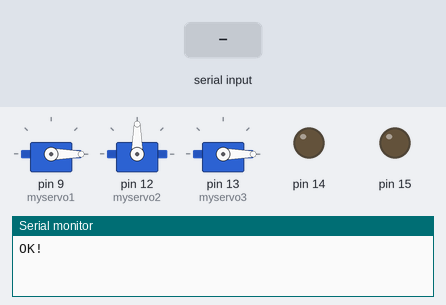
The sketch below on a simulated Arduino Uno, built with avr-gcc and run on an emulated ATmega328P. On the bench: 3 × servo, output pins drawn as LEDs (lit = HIGH), the last lines printed to the serial monitor. Dashed ring = blinking. The test bench sets the inputs (shaded band).

Above: at 1.2 s.
1.3 s: "D" received over Serial
At 1.7 s:
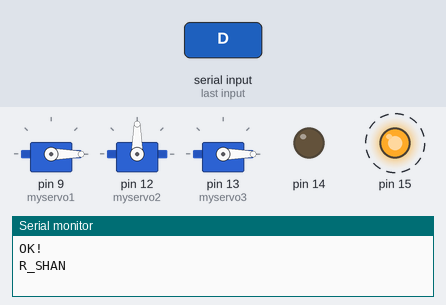
Timing chart, 0 to 10.3 s (numbered marks = the images above; inputs shaded):
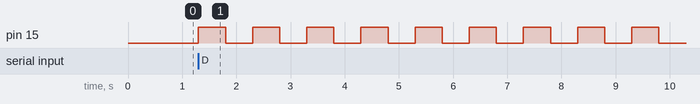

The sketch:

index.ino
```cpp
/*
 * @Author: liboqian
 * @Date: 2021-01-02 16:08:32
 * @LastEditTime: 2021-01-02 17:22:31
 * @LastEditors: Please set LastEditors
 * @Description: 智能车arduino部分，详细信息见readme.md
 * @FilePath: \index\index.ino
 */

#include "Arduino.h"
#include "Servo.h"
#include "SoftwareSerial.h"
#include "DFRobotDFPlayerMini.h"

struct CheDeng
{
    int LED;
} Left, Right;

SoftwareSerial mySoftwareSerial(10, 11); // 虚拟串口（RX, TX）
DFRobotDFPlayerMini myDFPlayer;
void printDetail(uint8_t type, int value);
char inByte = 0;  //每次读取的字符
String temp = ""; //字符累加量
int angle = 0;    //角度值
int pos = 0, i = 0;
uint8_t state = 0x0;

Servo myservo1; //雨刷 pin9
Servo myservo2; //摄像头平台 pin12
Servo myservo3; //反光镜 pin13

void setup()
{
    Left.LED = 14;
    Right.LED = 15;
    mySoftwareSerial.begin(9600);
    Serial.begin(115200); //串口通讯波特率115200
    pinMode(Left.LED, OUTPUT);
    pinMode(Right.LED, OUTPUT);
    digitalWrite(Left.LED, LOW); //LOW状态指示灯灭
    digitalWrite(Right.LED, LOW);
    myservo1.attach(9);
    myservo2.attach(12);
    myservo3.attach(13);

    myservo1.write(0); //舵机初始化
    myservo2.write(90);
    myservo3.write(0);

    //正式运行时取消注释
    // if (!myDFPlayer.begin(mySoftwareSerial))
    // {
    //     Serial.println(F("error!"));
    //     while (true)
    //     {
    //         delay(0);
    //     }
    // }

    Serial.println(F("OK!"));
    myDFPlayer.volume(25); //设置音量，默认25
}

void loop()
{
    temp = "";
    while (Serial.available() > 0)
    {
        inByte = Serial.read(); //读取数据，串口一次只能读1个字符
        temp += inByte;         //把读到的字符存进临时变量里面缓存，
    }

    if (temp[0] >= '0' && temp[0] <= '9') //判断是否是角度
    {
        angle = temp.toInt();  //把变量字符串类型转成整型
        Serial.println(angle); //输出数据到串口上，以便观察
        myservo2.write(angle);
    }
    if (temp[0] == 'A') //开车灯
    {
        digitalWrite(Left.LED, HIGH);
        digitalWrite(Right.LED, HIGH);
        state = 0x1;
        Serial.println("ON");
    }
    if (temp[0] == 'B') //关车灯
    {
        digitalWrite(Left.LED, LOW);
        digitalWrite(Right.LED, LOW);
        state = 0x0;
        Serial.println("OFF");
    }
    if (temp[0] == 'J') //后视镜关
    {
        for (pos = 0; pos <= 90; pos += 1)
        {
            myservo3.write(pos);
            delay(5);
        }
    }
    if (temp[0] == 'K') //后视镜开
    {
        for (pos = 90; pos <= 0; pos -= 1)
        {
            myservo3.write(pos);
            delay(5);
        }
    }
    if (temp[0] == 'C') //左转向灯
    {
        uint8_t pinState = state;
        Serial.println("L_SHAN");
        for(int i=0;i<=10;i++)
        {
            digitalWrite(Left.LED, ~pinState);
            delay(500);
            digitalWrite(Left.LED, pinState);
            delay(500);
        }
    }
    if (temp[0] == 'D') //右转向灯
    {
        uint8_t pinState = state;
        Serial.println("R_SHAN");
        for(int i=0;i<=10;i++)
        {
            digitalWrite(Right.LED, ~pinState);
            delay(500);
            digitalWrite(Right.LED, pinState);
            delay(500);
        }
    }
    if (temp[0] == 'p') //暂停
    {
        myDFPlayer.pause();
        Serial.println("pause");
    }
    if (temp[0] == 's') //开始播放
    {
        myDFPlayer.start();
        Serial.println("start");
    }
    if (temp[0] == 'n') //下一首
    {
        myDFPlayer.next();
        Serial.println("next");
    }
    if (temp[0] == 'r') //上一首
    {
        myDFPlayer.previous();
        Serial.println("previous");
    }
}

void printDetail(uint8_t type, int value)   //MP3报错信息
{
    switch (type)
    {
    case TimeOut:
        Serial.println(F("Time Out!"));
        break;
    case WrongStack:
        Serial.println(F("Stack Wrong!"));
        break;
    case DFPlayerCardInserted:
        Serial.println(F("Card Inserted!"));
        break;
    case DFPlayerCardRemoved:
        Serial.println(F("Card Removed!"));
        break;
    case DFPlayerCardOnline:
        Serial.println(F("Card Online!"));
        break;
    case DFPlayerUSBInserted:
        Serial.println("USB Inserted!");
        break;
    case DFPlayerUSBRemoved:
        Serial.println("USB Removed!");
        break;
    case DFPlayerPlayFinished:
        Serial.print(F("Number:"));
        Serial.print(value);
        Serial.println(F(" Play Finished!"));
        break;
    case DFPlayerError:
        Serial.print(F("DFPlayerError:"));
        switch (value)
        {
        case Busy:
            Serial.println(F("Card not found"));
            break;
        case Sleeping:
            Serial.println(F("Sleeping"));
            break;
        case SerialWrongStack:
            Serial.println(F("Get Wrong Stack"));
            break;
        case CheckSumNotMatch:
            Serial.println(F("Check Sum Not Match"));
            break;
        case FileIndexOut:
            Serial.println(F("File Index Out of Bound"));
            break;
        case FileMismatch:
            Serial.println(F("Cannot Find File"));
            break;
        case Advertise:
            Serial.println(F("In Advertise"));
            break;
        default:
            break;
        }
        break;
    default:
        break;
    }
}
```

Measured:
- after the input at 1.3 s, pin 15: alternates HIGH for 0.50 s and LOW for 0.50 s, starting at once
